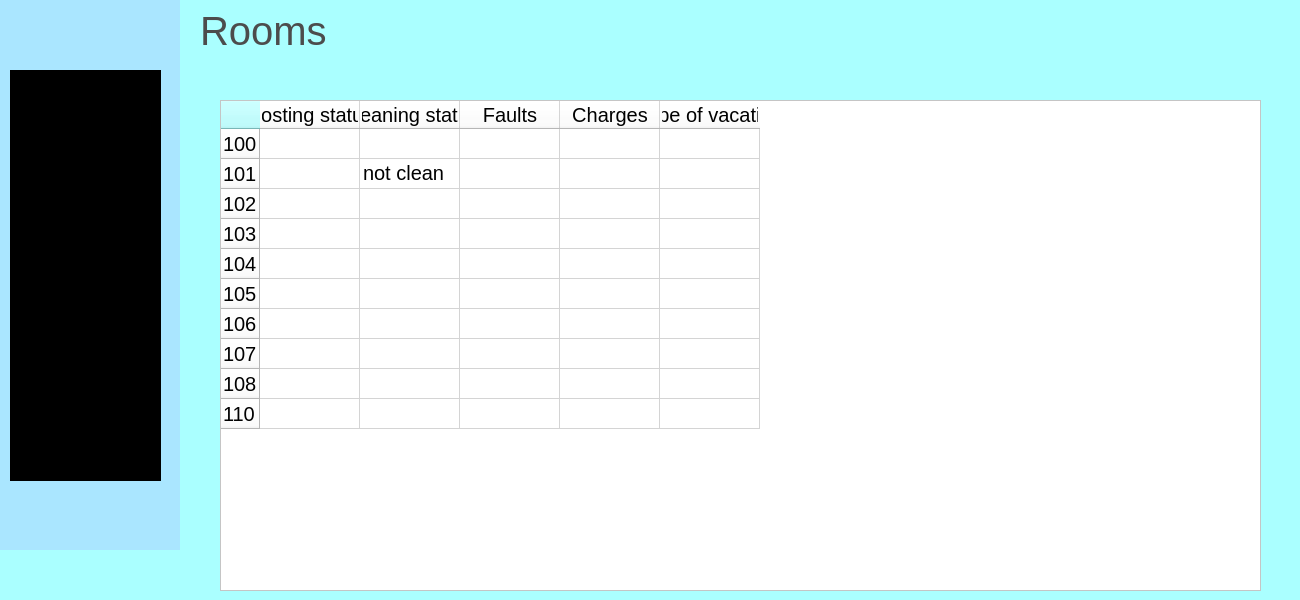
<?xml version="1.0" encoding="UTF-8"?>
<ui version="4.0">
 <class>Dialog</class>
 <widget class="QDialog" name="Dialog">
  <property name="geometry">
   <rect>
    <x>0</x>
    <y>0</y>
    <width>1300</width>
    <height>600</height>
   </rect>
  </property>
  <property name="windowTitle">
   <string>Rooms</string>
  </property>
  <property name="styleSheet">
   <string notr="true">background-color: rgb(170, 255, 255);</string>
  </property>
  <widget class="QLabel" name="label">
   <property name="geometry">
    <rect>
     <x>200</x>
     <y>10</y>
     <width>131</width>
     <height>41</height>
    </rect>
   </property>
   <property name="styleSheet">
    <string notr="true">color: rgb(76, 76, 76);
font-size:40px;</string>
   </property>
   <property name="text">
    <string>Rooms</string>
   </property>
  </widget>
  <widget class="QWidget" name="menuwidget" native="true">
   <property name="geometry">
    <rect>
     <x>0</x>
     <y>0</y>
     <width>180</width>
     <height>550</height>
    </rect>
   </property>
   <property name="styleSheet">
    <string notr="true">background-color: rgb(170, 230, 255);</string>
   </property>
   <widget class="QListWidget" name="menulist">
    <property name="geometry">
     <rect>
      <x>10</x>
      <y>70</y>
      <width>151</width>
      <height>411</height>
     </rect>
    </property>
    <property name="styleSheet">
     <string notr="true">background-color: rgb(0, 0, 0);
color: rgb(255, 255, 255);</string>
    </property>
   </widget>
  </widget>
  <widget class="QTableWidget" name="roomtable">
   <property name="geometry">
    <rect>
     <x>220</x>
     <y>100</y>
     <width>1041</width>
     <height>491</height>
    </rect>
   </property>
   <property name="styleSheet">
    <string notr="true">background-color: rgb(255, 255, 255);
font-size:20px;</string>
   </property>
   <row>
    <property name="text">
     <string>100</string>
    </property>
   </row>
   <row>
    <property name="text">
     <string>101</string>
    </property>
   </row>
   <row>
    <property name="text">
     <string>102</string>
    </property>
   </row>
   <row>
    <property name="text">
     <string>103</string>
    </property>
   </row>
   <row>
    <property name="text">
     <string>104</string>
    </property>
   </row>
   <row>
    <property name="text">
     <string>105</string>
    </property>
   </row>
   <row>
    <property name="text">
     <string>106</string>
    </property>
   </row>
   <row>
    <property name="text">
     <string>107</string>
    </property>
   </row>
   <row>
    <property name="text">
     <string>108</string>
    </property>
   </row>
   <row>
    <property name="text">
     <string>110</string>
    </property>
   </row>
   <column>
    <property name="text">
     <string>Hosting status</string>
    </property>
   </column>
   <column>
    <property name="text">
     <string>Cleaning status</string>
    </property>
   </column>
   <column>
    <property name="text">
     <string>Faults</string>
    </property>
   </column>
   <column>
    <property name="text">
     <string>Charges</string>
    </property>
   </column>
   <column>
    <property name="text">
     <string>Type of vacation</string>
    </property>
   </column>
   <item row="1" column="1">
    <property name="text">
     <string>not clean</string>
    </property>
   </item>
  </widget>
 </widget>
 <resources/>
 <connections/>
</ui>
